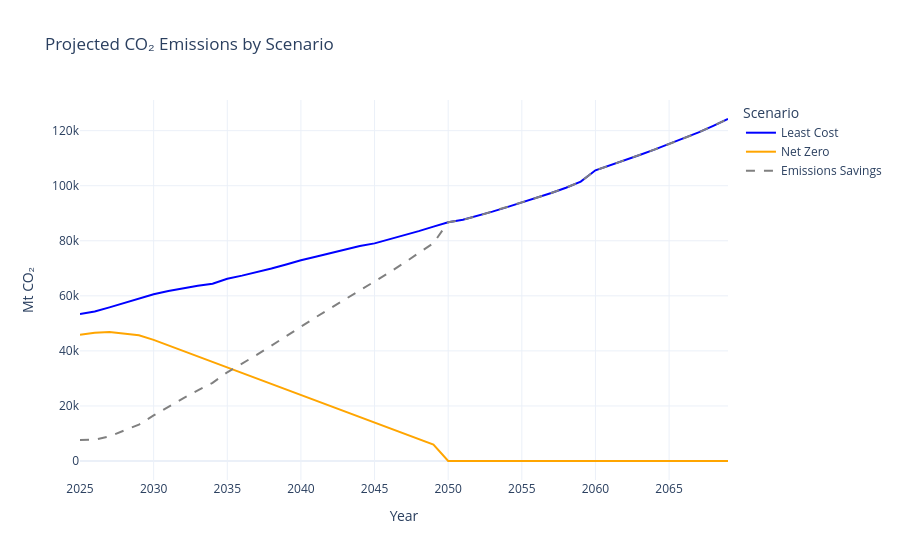

The notebook cell this image was saved under:
### Code cell
import pandas as pd
import plotly.express as px
from MinFin.plotting_notebook import plot_co2_emissions_scenarios

df_emissions = pd.DataFrame(
    {
        "Least Cost": least_cost_summary["co2_emission"],
        "Net Zero": net_zero_summary["co2_emission"],
        "Emissions Savings": -net_zero_summary["co2_emission"] + least_cost_summary["co2_emission"],
    },
    index=range(2025, 2070, 1),
)

plot_co2_emissions_scenarios(df_emissions)

### Figure 1 — Plotly figure (JSON) as saved in the notebook; plotly's stock layout.template omitted (floating-point values rounded to 4 significant figures)
{"data": [{"hovertemplate": "Scenario=Least Cost<br>Year=%{x}<br>Mt CO₂=%{y}<extra></extra>", "legendgroup": "Least Cost", "line": {"color": "blue", "dash": "solid", "width": 2}, "marker": {"symbol": "circle"}, "mode": "lines", "name": "Least Cost", "orientation": "h", "showlegend": true, "type": "scatter", "x": [2025, 2026, 2027, 2028, 2029, 2030, 2031, 2032, 2033, 2034, 2035, 2036, 2037, 2038, 2039, 2040, 2041, 2042, 2043, 2044, 2045, 2046, 2047, 2048, 2049, 2050, 2051, 2052, 2053, 2054, 2055, 2056, 2057, 2058, 2059, 2060, 2061, 2062, 2063, 2064, 2065, 2066, 2067, 2068, 2069], "xaxis": "x", "y": [53420.0, 54310.0, 55800.0, 57320.0, 58910.0, 60550.0, 61720.0, 62790.0, 63640.0, 64400.0, 66230.0, 67340.0, 68550.0, 69910.0, 71400.0, 72950.0, 74200.0, 75490.0, 76760.0, 78070.0, 79060.0, 80470.0, 81940.0, 83520.0, 85140.0, 86760.0, 87620.0, 89020.0, 90590.0, 92220.0, 93890.0, 95610.0, 97380.0, 99280.0, 101500.0, 105600.0, 107400.0, 109300.0, 111200.0, 113100.0, 115100.0, 117200.0, 119400.0, 121800.0, 124200.0], "yaxis": "y"}, {"hovertemplate": "Scenario=Net Zero<br>Year=%{x}<br>Mt CO₂=%{y}<extra></extra>", "legendgroup": "Net Zero", "line": {"color": "orange", "dash": "solid", "width": 2}, "marker": {"symbol": "circle"}, "mode": "lines", "name": "Net Zero", "orientation": "h", "showlegend": true, "type": "scatter", "x": [2025, 2026, 2027, 2028, 2029, 2030, 2031, 2032, 2033, 2034, 2035, 2036, 2037, 2038, 2039, 2040, 2041, 2042, 2043, 2044, 2045, 2046, 2047, 2048, 2049, 2050, 2051, 2052, 2053, 2054, 2055, 2056, 2057, 2058, 2059, 2060, 2061, 2062, 2063, 2064, 2065, 2066, 2067, 2068, 2069], "xaxis": "x", "y": [45820.0, 46570.0, 46850.0, 46300.0, 45680.0, 44000, 42000, 40000, 38000, 36000, 34000, 32000, 30000, 28000, 26000, 24000, 22000, 20000, 18000, 16000, 14000, 12000, 10000, 8000, 6000, 0, 0, 0, 0, 0, 0, 0, 0, 0, 0, 0, 0, 0, 0, 0, 0, 0, 0, 0, 0], "yaxis": "y"}, {"hovertemplate": "Scenario=Emissions Savings<br>Year=%{x}<br>Mt CO₂=%{y}<extra></extra>", "legendgroup": "Emissions Savings", "line": {"color": "gray", "dash": "dash", "width": 2}, "marker": {"symbol": "circle"}, "mode": "lines", "name": "Emissions Savings", "orientation": "h", "showlegend": true, "type": "scatter", "x": [2025, 2026, 2027, 2028, 2029, 2030, 2031, 2032, 2033, 2034, 2035, 2036, 2037, 2038, 2039, 2040, 2041, 2042, 2043, 2044, 2045, 2046, 2047, 2048, 2049, 2050, 2051, 2052, 2053, 2054, 2055, 2056, 2057, 2058, 2059, 2060, 2061, 2062, 2063, 2064, 2065, 2066, 2067, 2068, 2069], "xaxis": "x", "y": [7601.0, 7743.0, 8942.0, 11020.0, 13230.0, 16550.0, 19720.0, 22790.0, 25640.0, 28400.0, 32230.0, 35340.0, 38550.0, 41910.0, 45400.0, 48950.0, 52200.0, 55490.0, 58760.0, 62070.0, 65060.0, 68470.0, 71940.0, 75520.0, 79140.0, 86760.0, 87620.0, 89020.0, 90590.0, 92220.0, 93890.0, 95610.0, 97380.0, 99280.0, 101500.0, 105600.0, 107400.0, 109300.0, 111200.0, 113100.0, 115100.0, 117200.0, 119400.0, 121800.0, 124200.0], "yaxis": "y"}], "layout": {"legend": {"title": {"text": "Scenario"}, "tracegroupgap": 0}, "title": {"text": "Projected CO₂ Emissions by Scenario"}, "xaxis": {"anchor": "y", "domain": [0, 1], "title": {"text": "Year"}}, "yaxis": {"anchor": "x", "domain": [0, 1], "title": {"text": "Mt CO₂"}}}}
